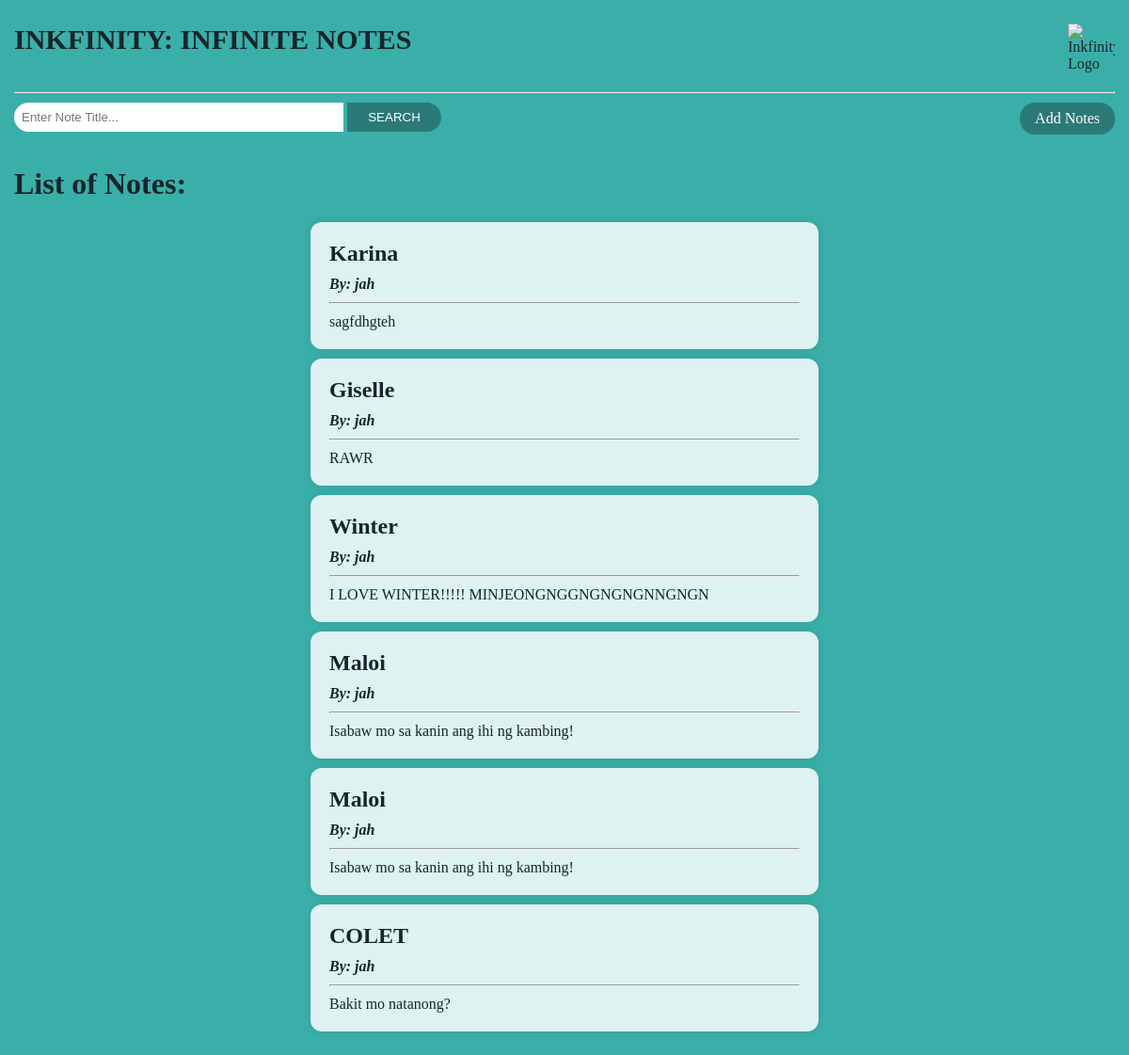
Page /includes/indexnotes.php (signed in) on the committed database.
### tables this page shows
CREATE TABLE `tblnotes` (
  `id` int(11) NOT NULL,
  `username` text NOT NULL,
  `title` text NOT NULL,
  `content` text NOT NULL
);

### includes/indexnotes.php (the view, shortened to what this page needs)
<?php
	include_once 'dbh.php';
	$username = $_SESSION['username'];
	$stmt = $conn->prepare("SELECT * FROM tblnotes WHERE username = ?");
	$stmt->bind_param("s", $username);
	$stmt->execute();
	$result = $stmt->get_result();
	$queryResults = $result->num_rows;
?>
<html>
<head>
</head>
<body>
    <div class = "container">
        <div class = "header">
            <h1> INKFINITY: INFINITE NOTES </h1>
            <img src = "https://i.pinimg.com/736x/96/cf/bb/96cfbb20ba2b0a1e9c8ed864c0f62bae.jpg" alt = "Inkfinity Logo" class = "logo">
        </div>
        <hr>
        <div class = "btnsearch">
            <div class = "search-container">
                <form action = "searchrec.php" method = "POST" style = "display: inline-block;">
                    <input type = "text" name = "txttitle" placeholder = "Enter Note Title...">
                    <button type = "submit"> SEARCH </button>
                </form>
            </div>
            <a href = "../save.php" class = "add-notes"> Add Notes </a>
        </div>
        <h1> List of Notes: </h1>
        <div class = "notes-container">
            <?php
            if ($queryResults > 0) {
                while ($row = $result->fetch_assoc()) {
                    echo "<div class='note'>
                        <h2>" . $row['title'] . "</h2>
                        <h4><i> By: " . $row['username'] . "</i></h4>
                        <hr>
                        <p>" . $row['content'] . "</p>
                    </div>";
                }
            } else {
                echo "<h3><center><i>No notes found!</i></center></h3>";
            }
            ?>
        </div>
    </div>
</body>
</html>

### includes/indexnotes.php (style rules this page uses)
body, html { height: 100%; margin: 0; font-family: Playfair Display, Noir Pro; background-color: #3AAFA9; color: #17252A; }
.container { padding: 15px; }
.header { margin-bottom: 0.5em; overflow: hidden; padding: 10px 0; }
.header h1 { float: left; font-size: 30px; margin: 0; }
.header img { float: right; }
.logo { max-width: 50px; height: auto; margin-bottom: 0; }
hr { margin-top: 10px; margin-bottom: 10px; }
.btnsearch { margin-top: 10px; }
.search-container { display: inline-block; }
.search-container input { padding: 8px; border: none; border-radius: 16px 0 0 16px; background-color: #FEFFFF; color: #17252A; width: 350px; }
.search-container button { padding: 8px; border: none; border-radius: 0 16px 16px 0; background-color: #2B7A78; color: #FEFFFF; width: 100px; }
.add-notes { float: right; padding: 8px 16px; border-radius: 16px; border: none; background-color: #2B7A78; color: #FEFFFF; cursor: pointer; text-decoration: none; }
.note { background-color: #DEF2F1; padding: 20px; border-radius: 12px; box-shadow: 0 0 10px rgba(0, 0, 0, 0.1); width: 100%; max-width: 500px; margin: 10px auto; text-align: left; }
.note h2 { margin: 0; }
.note h4 { margin: 10px 0 0 0; }
.note p { margin: 5px 0 0 0; }

### rows in the picture
tblnotes: title "Karina", username "jah", content "sagfdhgteh"
tblnotes: title "Giselle", username "jah", content "RAWR"
tblnotes: title "Winter", username "jah", content "I LOVE WINTER!!!!! MINJEONGNGGNGNGNGNNGNGN"
tblnotes: title "Maloi", username "jah", content "Isabaw mo sa kanin ang ihi ng kambing!"
tblnotes: title "Maloi", username "jah", content "Isabaw mo sa kanin ang ihi ng kambing!"
tblnotes: title "COLET", username "jah", content "Bakit mo natanong?"
